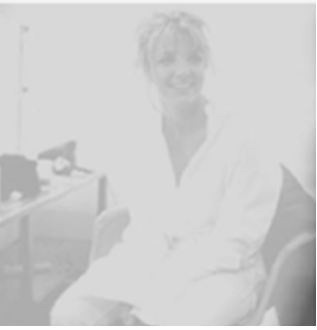
#> input picture THXLA/L1/DATA/data/anh3.png, 317 x 330 px, found by its file name
$ python sobel.py
#> lines starting #> are read from the running program, lines starting #| are printed output that depends on the picture; after the words box and inside, x2 and y2 are one past the last pixel; in counts of white or black regions, pixels touching at a corner belong together
import cv2
import numpy as np

# Đọc ảnh đen trắng
img = cv2.imread('anh3.png', cv2.IMREAD_GRAYSCALE)
#> img: shape (330, 317); min 85, max 255, mean 205.8


def sobel(image):
    height, width = image.shape

    sobel_x = np.array([[-1, 0, 1],
                        [-2, 0, 2],
                        [-1, 0, 1]])

    sobel_y = np.array([[-1, -2, -1],
                        [0, 0, 0],
                        [1, 2, 1]])

    gradient_x = np.zeros((height, width), dtype=np.float32)
    gradient_y = np.zeros((height, width), dtype=np.float32)

    for i in range(1, height - 1):
        for j in range(1, width - 1):
            gx = np.sum(image[i - 1:i + 2, j - 1:j + 2] * sobel_x)
            gy = np.sum(image[i - 1:i + 2, j - 1:j + 2] * sobel_y)
            gradient_x[i, j] = gx
            gradient_y[i, j] = gy

    return gradient_x, gradient_y


h, w = img.shape
#> h = 330; w = 317
x, y = sobel(img)
#> after the loop in sobel, `for i in range(1, height - 1):`:
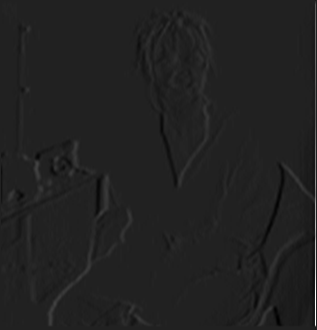
#> gradient_x: shape (330, 317) float32; min -103, max 672, mean 0.3; drawn with min black and max white
#> after the loop in sobel, `for i in range(1, height - 1):`:
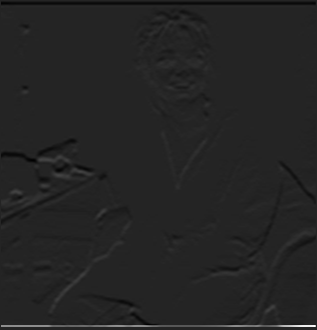
#> gradient_y: shape (330, 317) float32; min -113, max 674, mean 0.3; drawn with min black and max white

gradient_magnitude = np.sqrt(x ** 2 + y ** 2)
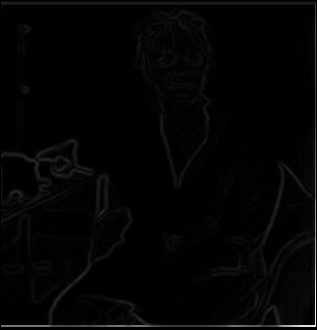
#> gradient_magnitude: shape (330, 317) float32; min 0, max 710, mean 11; drawn with min black and max white
gradient_direction = np.arctan2(y, x)
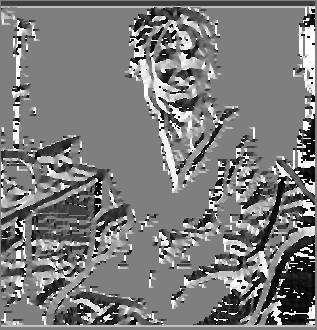
#> gradient_direction: shape (330, 317) float32; min -3.13, max 3.14, mean -0.0759; drawn with min black and max white

thresholded_magnitude = np.zeros((h, w), dtype=np.uint8)
thresholded_magnitude[gradient_magnitude > 100] = 255

# Hiển thị ảnh gốc và ảnh nhị phân của biên
cv2.imshow('Original Image', img)
cv2.imshow('Edge Detected Image', thresholded_magnitude)
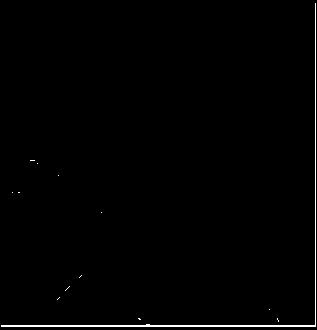
#> window 'Edge Detected Image': shape (330, 317); 0.94% white in thin lines or dots
cv2.waitKey(0)
cv2.destroyAllWindows()

$ run again, with THXLA/L1/DATA/data/anh1.png copied over THXLA/L1/DATA/data/anh3.png
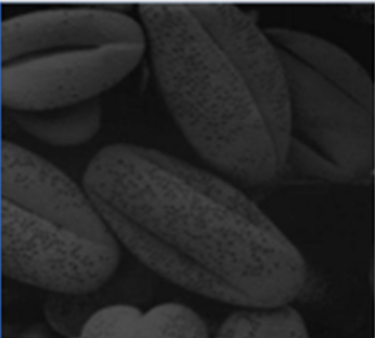
#> input picture THXLA/L1/DATA/data/anh1.png, 375 x 338 px, found by its file name
#> after the loop in sobel, `for i in range(1, height - 1):`:
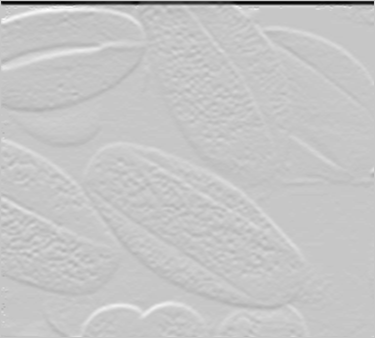
#> gradient_y: shape (338, 375) float32; min -500, max 141, mean -3.9; drawn with min black and max white
#> `cv2.imshow('Edge Detected Image', thresholded_magnitude)`:
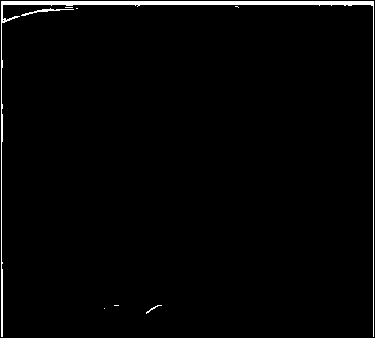
#> window 'Edge Detected Image': shape (338, 375); 2% white; 8 white regions (5 under 20 px), largest, box (x1, y1, x2, y2) and area: (1, 1, 374, 337) 2347, (21, 8, 74, 16) 96, (146, 305, 162, 314) 27

$ run again, with THXLA/L1/DATA/data/anh2.png copied over THXLA/L1/DATA/data/anh3.png
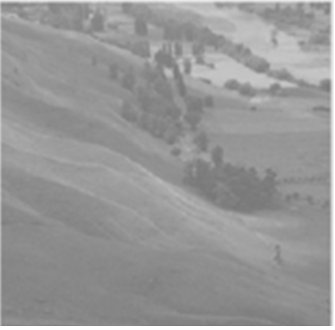
#> input picture THXLA/L1/DATA/data/anh2.png, 335 x 330 px, found by its file name
#> img is the input picture: shape (330, 335); min 119, max 255, mean 151.4
#> after the loop in sobel, `for i in range(1, height - 1):`:
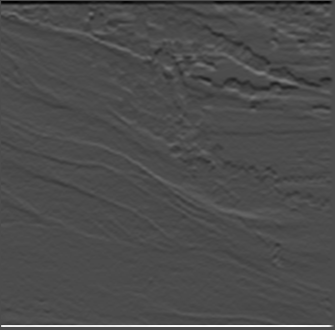
#> gradient_y: shape (330, 335) float32; min -231, max 539, mean 0.9; drawn with min black and max white
#> `cv2.imshow('Edge Detected Image', thresholded_magnitude)`:
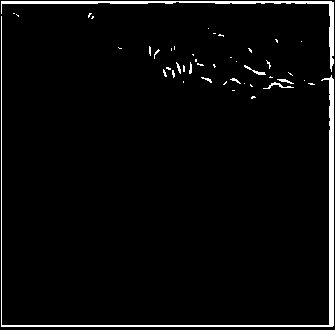
#> window 'Edge Detected Image': shape (330, 335); 3.5% white; 45 white regions (36 under 20 px), largest, box (x1, y1, x2, y2) and area: (1, 16, 334, 327) 2212, (1, 1, 334, 72) 1189, (263, 82, 294, 89) 61
